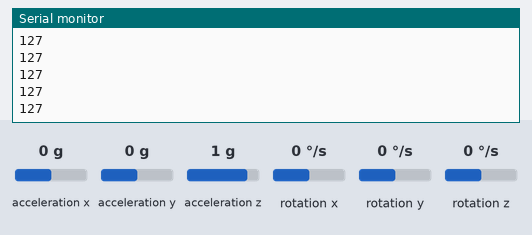
Recording of a sketch running on a simulated Arduino Uno, built with avr-gcc and run on an emulated ATmega328P. On the bench: the last lines printed to the serial monitor. The inputs (shaded band) are chosen by the test bench; at power-on: acceleration x 0 g, acceleration y 0 g, acceleration z 1 g, rotation x 0 °/s, rotation y 0 °/s, rotation z 0 °/s. No radio packets arrive unless stated.

Above: at 1.2 s.
1.3 s: acceleration x set to -1.4 g
At 1.45 s:
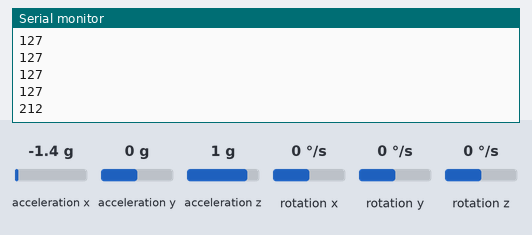
2.8 s: acceleration x set to -0.8 g
At 2.82 s:
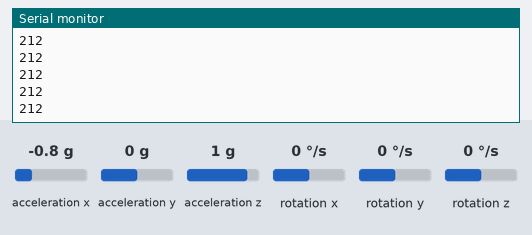
Timing chart, 0 to 5.8 s (numbered marks = the images above; inputs shaded):
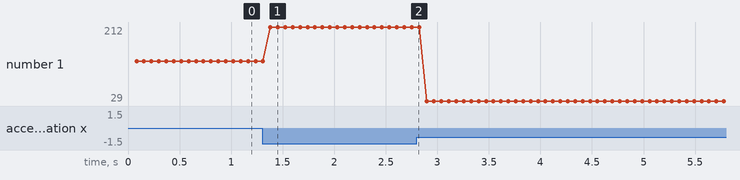

Measured:
- after the input at 1.3 s, the serial monitor: prints a new line after 0.08 s (image 1)
- plotted number 1: 127 → 212 after the input at 1.3 s, 212 → 29 after the input at 2.8 s

The sketch:

RSA_Project_Glove.ino
```cpp
#include <RH_RF69.h>
#include <SPI.h>
#include <Wire.h>
#include <LSM6.h>

#define SCK 13 // clock - pin 13
#define MISO 12 // MISO - pin 12
#define MOSI 11 // MOSI - pin 11

#define t1_CS 9 // chip select 1 - pin 9
#define t1_RST 8 // reset 1 - pin 8
#define t1_INT 3 // interrupt 1 - pin 3

RH_RF69 t1(t1_CS, t1_INT); // creates tranceiver obj 1

LSM6 imu;

void setup() {

  Serial.begin(9600);
  Wire.begin();

  if (!imu.init()) {
    Serial.println("Failed to detect and initialize IMU!");
    while (1);
  }

  imu.enableDefault();

  pinMode(t1_RST, OUTPUT); // set reset 1 pin to output mode

  digitalWrite(t1_RST, HIGH); // set reset 1 pin to high
  delay(10); // wait 10ms
  digitalWrite(t1_RST, LOW); // set reset 1 pin to low
  delay(10); // wait 10ms

  if (t1.init() != true) { // initialize transceiver 1 and check if successful
    Serial.println("t1 initialization failed");
    while (1) {}
  }

  t1.setFrequency(915); // set transciever 1 frequency to 915 MHz
  t1.setTxPower(17, true); // set transciever 1 power to 17
}

void loop() {

  imu.read();

  int x = imu.a.x;
  int y = imu.a.y;

  uint8_t data1 =  (uint8_t) map(x, -17000, 17000, 0, 255);
  uint8_t data2 = (uint8_t) map(y, -17000, 17000, 0, 255);

  uint8_t data[] = {data1, data2};
  t1.send(data, sizeof(data));
  t1.waitPacketSent();

  Serial.println(data1);
  delay(10);
}
```
